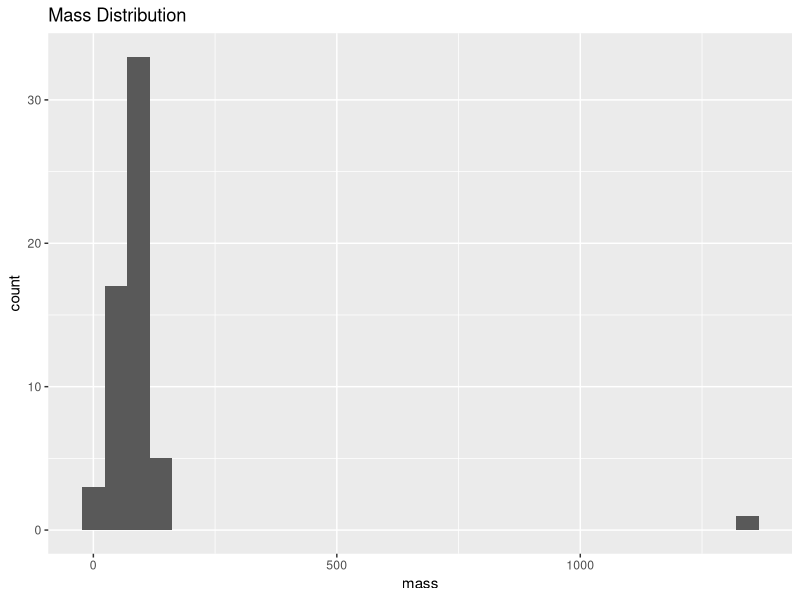
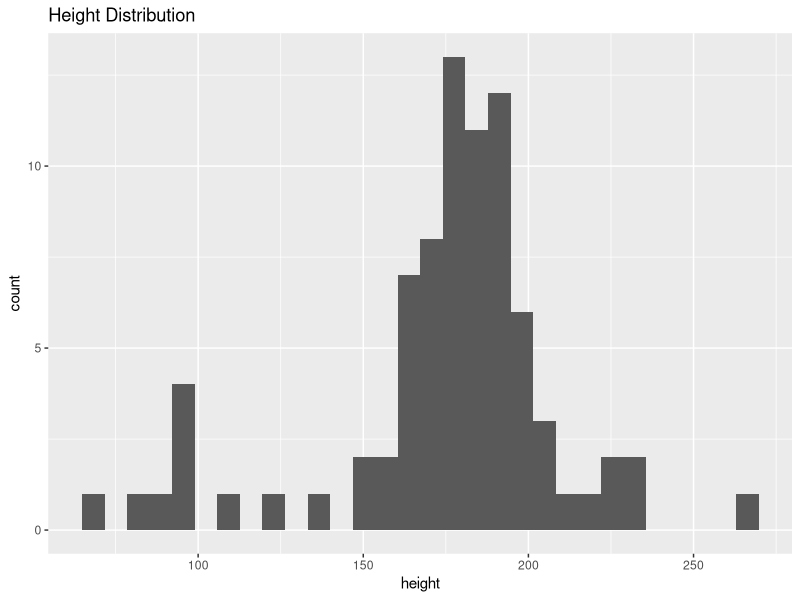
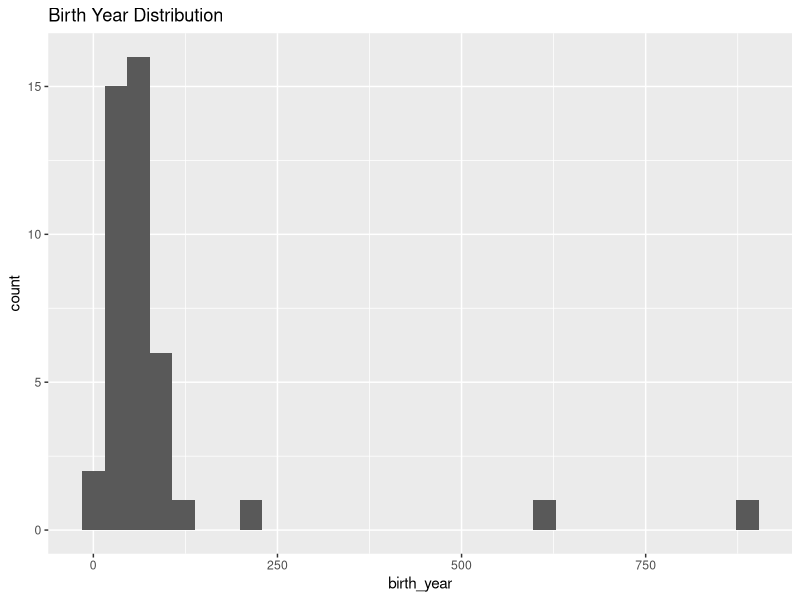
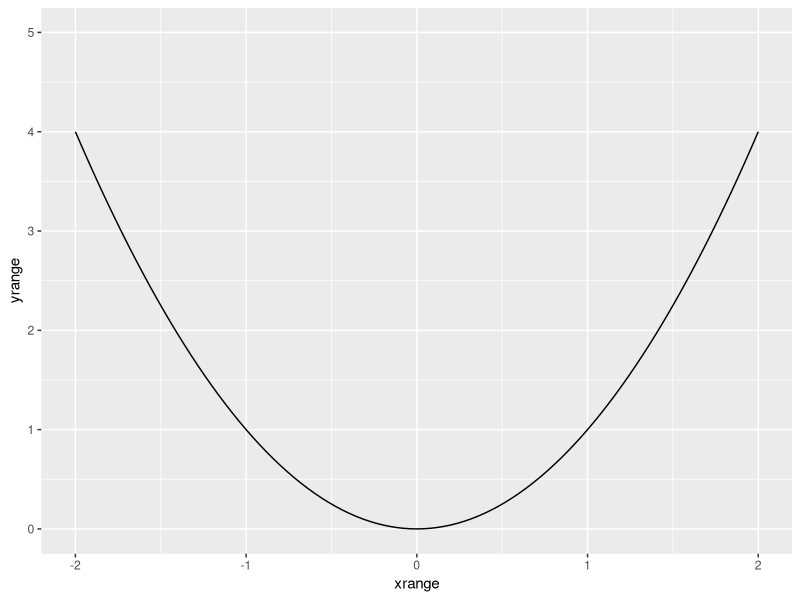
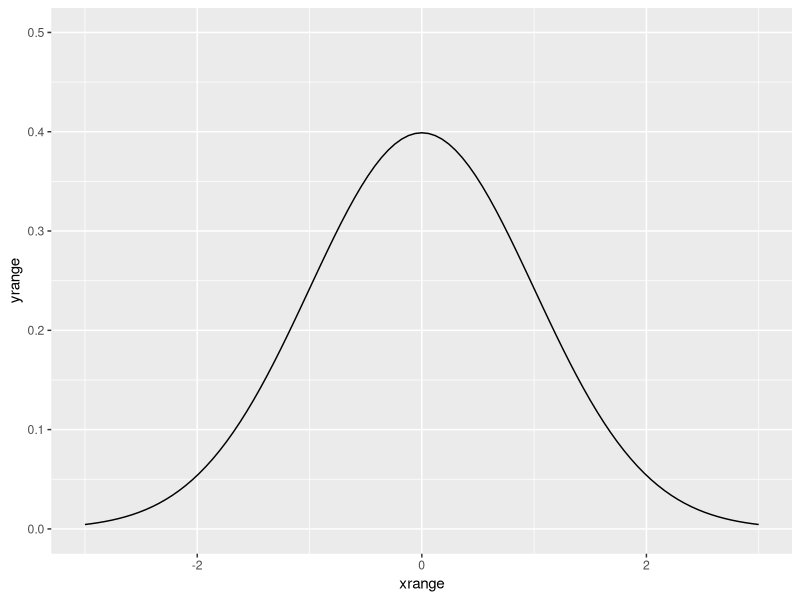

These figures' R source, in order: (Note: this script raises an error after producing the figures.)
## ---- chunk 1
knitr::opts_chunk$set(echo = TRUE, message=FALSE, warning=FALSE, fig.height = 4, fig.width = 6)
## ---- chunk 2
library(tidyverse)
## ---- chunk 3
x <- 1:10    # integers from 1 through 10
y <- seq(from = 2, to =29, by =3) # count from 2 to 29 by increments of 3
z <- rep(7, 5) # repeat 7, 5 times
w <- sample(1:10, 6) #randomly select six integers from 1 to 10
## ---- chunk 4
x
## ---- chunk 5
y
## ---- chunk 6
z
## ---- chunk 7
w
## ---- chunk 8
typeof(x)
## ---- chunk 9
x + 5
## ---- chunk 10
x + y
## ---- chunk 11
x * y
## ---- chunk 12
x + z
## ---- chunk 13
x + w
## ---- chunk 14
sort(x)
## ---- chunk 15
length(x)
## ---- chunk 16
mean(x)
## ---- chunk 17
x > 5
## ---- chunk 18
mean(x > 5)
## ---- chunk 19
x %% 5 == 0 
## ---- chunk 20
y[1]
## ---- chunk 21
y[3]
## ---- chunk 22
y[(c(3,1))]
## ---- chunk 23
y[1:5]
## ---- chunk 24
y[-2]
## ---- chunk 25
y[x %% 5 == 0]
## ---- chunk 26
sum_of_squares <- function(x, y) {
  return(x^2 + y^2)
}

sum_of_squares(2,3)
## ---- chunk 27
data(starwars)
str(starwars)
## ---- chunk 28
ggplot(data=starwars, aes(x=mass)) + geom_histogram() + ggtitle("Mass Distribution")
## ---- chunk 29
starwars %>% arrange(desc(mass))
## ---- chunk 30
ggplot(data=starwars, aes(x=height)) + geom_histogram() + ggtitle("Height Distribution")
## ---- chunk 31
starwars %>% arrange(desc(height))
## ---- chunk 32
ggplot(data=starwars, aes(x=birth_year)) + geom_histogram() + ggtitle("Birth Year Distribution")
## ---- chunk 33
starwars %>% arrange(desc(birth_year))
## ---- chunk 34
mean(starwars$mass, na.rm=TRUE)
## ---- chunk 35
#mass calculation
(sum(starwars$mass, na.rm=TRUE) - min(starwars$mass, na.rm=TRUE) - max(starwars$mass, na.rm=TRUE)) / (sum(!is.na(starwars$mass)) - 2)
## ---- chunk 36
#height calculation
(sum(starwars$height, na.rm=TRUE) - min(starwars$height, na.rm=TRUE) - max(starwars$height, na.rm=TRUE)) / (sum(!is.na(starwars$height)) - 2)
## ---- chunk 37
#age calculation
(sum(starwars$birth_year, na.rm=TRUE) - min(starwars$birth_year, na.rm=TRUE) - max(starwars$birth_year, na.rm=TRUE)) / (sum(!is.na(starwars$birth_year)) - 2)
## ---- chunk 38
vec <- starwars$mass
trimmed_mean <- function(vector){
  (sum(vector, na.rm=TRUE) - min(vector, na.rm=TRUE) - max(vector, na.rm=TRUE)) / (sum(!is.na(vector)) - 2)
}
trimmed_mean(vec)
## ---- chunk 39
every_fifth <- function(df){
  df.index<-as.numeric(rownames(df))
  df[df.index %% 5 == 0,]
}
fifth_output <- every_fifth(starwars)
## ---- chunk 40
sum_absolute <- function(x, y) {
  if(x < 0){
    x = -x
  }
  if(y < 0){
    y = -y
  }
  return(x+y)
}
sum_absolute(-1,3)
## ---- chunk 41
compare <- function(x, y){
  if(x > y)
    return(x)
  return(y)
}

compare(5,3)
## ---- chunk 42
calc_range <- function(vec) {
  return(max(vec, na.rm=TRUE) - min(vec, na.rm=TRUE))
}

calc_range(w)
## ---- chunk 43
calc_variance <- function(vec) {
  n <- length(vec)
  m <- mean(vec, na.rm = TRUE)
  sq_err <- (vec - m)^2
  sum(sq_err) / (n - 1)
}

calc_variance(w)
## ---- chunk 44
select_rand <- function(df) {
  randomNums <- sample(1:NROW(df), 5)
  df[randomNums,]
}
randStarwars <- select_rand(starwars)
## ---- chunk 45
plot_function <- function(n, f, xrange, yrange){
  # input f is a function on reals
  # input xrange is a vector for x-axis
  # input yrange is a vector for y-axis
  p <- ggplot(data = data.frame(xrange, yrange), aes(x=xrange, y=yrange)) + stat_function(fun=f) + xlim(xrange) + ylim(yrange)
return(p)
}
## ---- chunk 46
square <- function(x){
  #input a real number
  #return its square
  return(x^2)
}

## ---- chunk 47
plot_function(f=square, xrange = c(-2, 2), yrange = c(0,5) ) 
## ---- chunk 48
normal_density <- function(x){
#input real number x
#return standard normal density at x   
  return(1/sqrt(2*pi)*exp(-x^2/2))
  }
## ---- chunk 49
plot_function(f=normal_density, xrange = c(-3, 3), yrange = c(0,0.5) ) 
## ---- chunk 50
x<- runif(n=5, min=0, max=1)
y<- runif(n=5, min=0, max=1)

## ---- chunk 51
simulation <- function(num, fun, x1, x2, y1, y2){
  x<- runif(n=num, min=x1, max=x2)
  y<- runif(n=num, min=y1, max=y2l)
  plot_function(f=fun , xrange=c(x1, x2), yrange=c(y1,y2) )
}

simulation(3, square, -2, 2, 0, 5)
## ---- chunk 52

